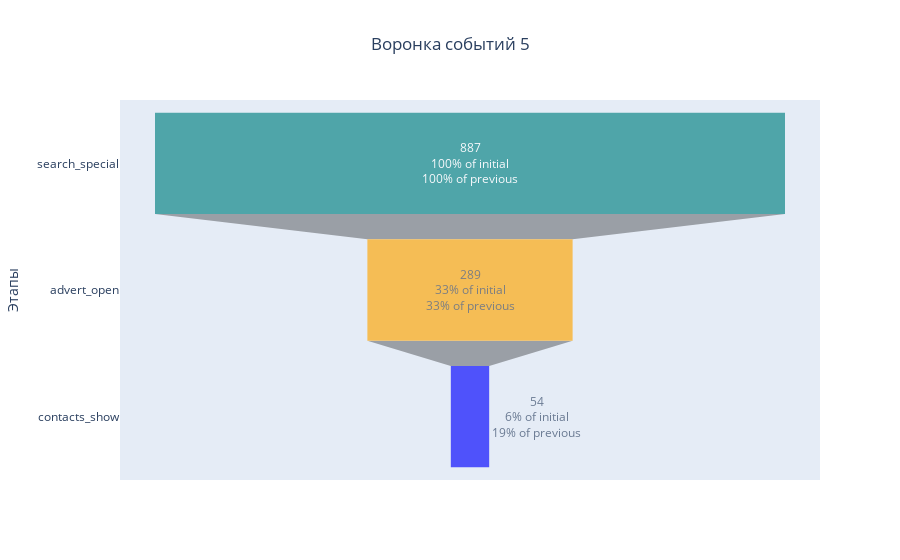

The notebook cell this image was saved under:
### Markdown cell above
[Воронка 4.](https://chart-studio.plotly.com/~PSImera/10/#/) Стандартный поиск даёт нам треть от пользователей, им воспользовавшихся, перешедших к контактам

### Code cell
funnel(mob, 5, 'search_special', 'advert_open', 'contacts_show')

### Figure 1 — Plotly figure (JSON) as saved in the notebook; plotly's stock layout.template omitted (floating-point values rounded to 4 significant figures)
{"data": [{"marker": {"color": ["teal", "orange", "blue", "green", "silver"]}, "opacity": 0.65, "textinfo": "value+percent initial+percent previous", "type": "funnel", "x": [887, 289, 54], "y": ["search_special", "advert_open", "contacts_show"]}], "layout": {"title": {"text": "Воронка событий 5", "x": 0.5}, "yaxis": {"title": {"text": "Этапы"}}}}
